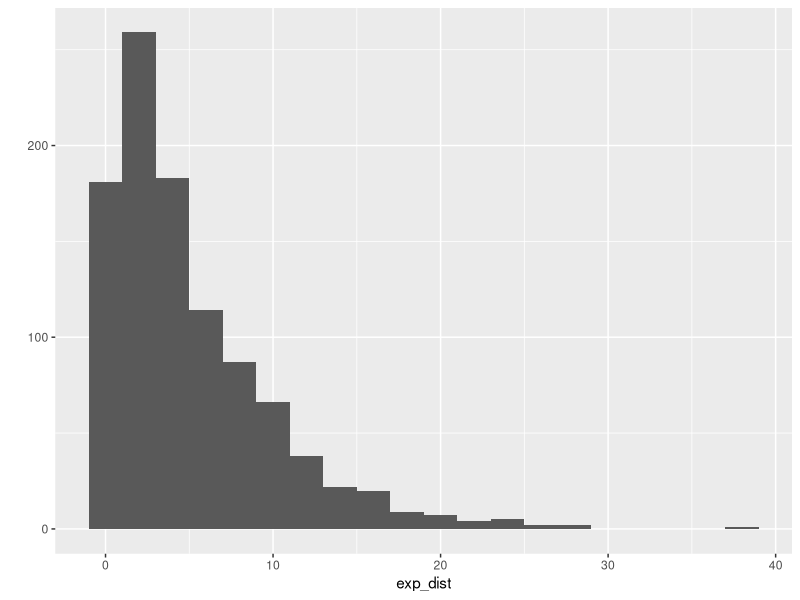
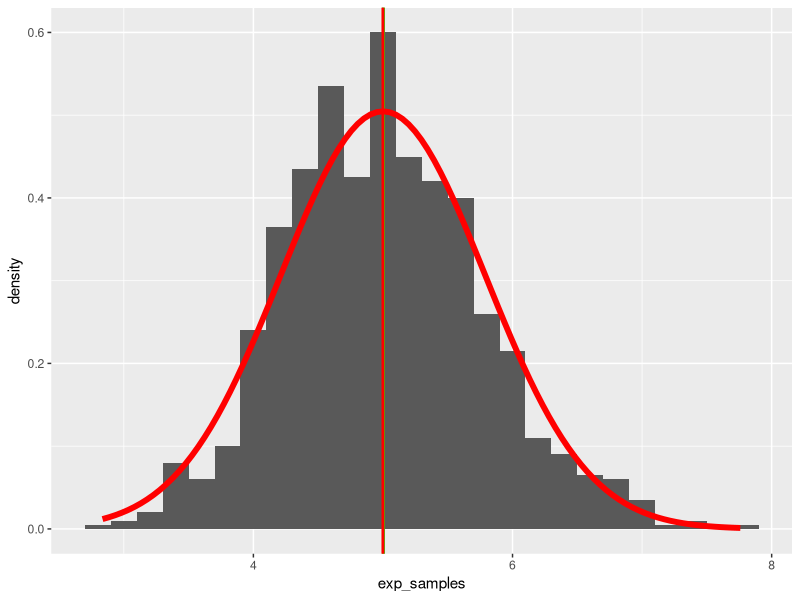

R code for these plots, in order:
## ---- chunk 1
knitr::opts_chunk$set(echo = TRUE)

## ---- chunk 2
library(ggplot2)
exp_dist <- rexp(1000, 0.2)
qplot(exp_dist, geom = "histogram", binwidth = 2)
## ---- chunk 3
exp_samples <- NULL
for (i in 1:1000) exp_samples <- c(exp_samples, mean(rexp(40, 0.2)))
exp_samples <- data.frame(exp_samples)

ggplot(exp_samples, aes(x=exp_samples)) +
        geom_histogram(aes(y=..density..), binwidth = 0.2) +
        geom_vline(xintercept=mean(exp_samples[,1]), size=1, color = "green") +
        geom_vline(xintercept=1/0.2, size=1, color = "red") +
        stat_function(fun=dnorm,
                      color="red",
                      size = 2,
                      args=list(mean=1/0.2, sd=5/sqrt(40)))

## ---- chunk 4
#Theoretical mean
1/0.2

#Empirical mean
mean(exp_samples[,1])

## ---- chunk 5
#Theoretical variance
(1/0.2)^2/40

#Empirical variance
var(exp_samples[,1])
